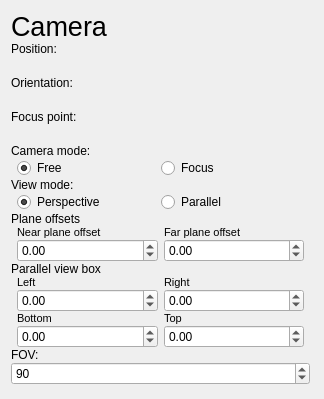
<?xml version="1.0" encoding="UTF-8"?>
<ui version="4.0">
 <class>CameraConfigView</class>
 <widget class="QWidget" name="CameraConfigView">
  <property name="geometry">
   <rect>
    <x>0</x>
    <y>0</y>
    <width>324</width>
    <height>397</height>
   </rect>
  </property>
  <property name="windowTitle">
   <string>Form</string>
  </property>
  <property name="styleSheet">
   <string notr="true"/>
  </property>
  <property name="class" stdset="0">
   <string>config_widget</string>
  </property>
  <layout class="QGridLayout" name="gridLayout">
   <property name="verticalSpacing">
    <number>0</number>
   </property>
   <item row="1" column="0">
    <widget class="QWidget" name="TransformsGrid" native="true">
     <property name="sizePolicy">
      <sizepolicy hsizetype="Expanding" vsizetype="Expanding">
       <horstretch>0</horstretch>
       <verstretch>0</verstretch>
      </sizepolicy>
     </property>
     <layout class="QVBoxLayout" name="verticalLayout_2" stretch="0,0,0,0,0,0,0,0,0,0,0,0,0,0,0,0">
      <property name="spacing">
       <number>0</number>
      </property>
      <property name="leftMargin">
       <number>0</number>
      </property>
      <property name="topMargin">
       <number>0</number>
      </property>
      <property name="rightMargin">
       <number>3</number>
      </property>
      <property name="bottomMargin">
       <number>3</number>
      </property>
      <item>
       <widget class="QLabel" name="PositionL">
        <property name="text">
         <string>Position:</string>
        </property>
       </widget>
      </item>
      <item>
       <widget class="TripletWidget" name="PositionTriplet" native="true">
        <property name="minimumSize">
         <size>
          <width>0</width>
          <height>20</height>
         </size>
        </property>
       </widget>
      </item>
      <item>
       <widget class="QLabel" name="OrientationL">
        <property name="text">
         <string>Orientation:</string>
        </property>
       </widget>
      </item>
      <item>
       <widget class="TripletWidget" name="OrientationTriplet" native="true">
        <property name="minimumSize">
         <size>
          <width>0</width>
          <height>20</height>
         </size>
        </property>
       </widget>
      </item>
      <item>
       <widget class="QLabel" name="FocusPointL">
        <property name="text">
         <string>Focus point:</string>
        </property>
       </widget>
      </item>
      <item>
       <widget class="TripletWidget" name="FocusPointTriplet" native="true">
        <property name="minimumSize">
         <size>
          <width>0</width>
          <height>20</height>
         </size>
        </property>
       </widget>
      </item>
      <item>
       <widget class="QLabel" name="CameraModeL">
        <property name="text">
         <string>Camera mode:</string>
        </property>
       </widget>
      </item>
      <item>
       <layout class="QHBoxLayout" name="CameraModeGrid">
        <property name="spacing">
         <number>0</number>
        </property>
        <property name="leftMargin">
         <number>6</number>
        </property>
        <property name="rightMargin">
         <number>6</number>
        </property>
        <item>
         <widget class="QRadioButton" name="CameraModeFree">
          <property name="text">
           <string>Free</string>
          </property>
          <property name="checked">
           <bool>true</bool>
          </property>
          <attribute name="buttonGroup">
           <string notr="true">CameraModeG</string>
          </attribute>
         </widget>
        </item>
        <item>
         <widget class="QRadioButton" name="CameraModeFocus">
          <property name="text">
           <string>Focus</string>
          </property>
          <attribute name="buttonGroup">
           <string notr="true">CameraModeG</string>
          </attribute>
         </widget>
        </item>
       </layout>
      </item>
      <item>
       <widget class="QLabel" name="ViewModeL">
        <property name="text">
         <string>View mode:</string>
        </property>
       </widget>
      </item>
      <item>
       <layout class="QHBoxLayout" name="ViewModeGrid">
        <property name="spacing">
         <number>0</number>
        </property>
        <property name="leftMargin">
         <number>6</number>
        </property>
        <property name="rightMargin">
         <number>6</number>
        </property>
        <item>
         <widget class="QRadioButton" name="ViewModePerspective">
          <property name="text">
           <string>Perspective</string>
          </property>
          <property name="checked">
           <bool>true</bool>
          </property>
          <attribute name="buttonGroup">
           <string notr="true">ViewModeG</string>
          </attribute>
         </widget>
        </item>
        <item>
         <widget class="QRadioButton" name="ViewModeParallel">
          <property name="text">
           <string>Parallel</string>
          </property>
          <attribute name="buttonGroup">
           <string notr="true">ViewModeG</string>
          </attribute>
         </widget>
        </item>
       </layout>
      </item>
      <item>
       <widget class="QLabel" name="PlaneOffsetsL">
        <property name="text">
         <string>Plane offsets</string>
        </property>
       </widget>
      </item>
      <item>
       <layout class="QGridLayout" name="zRangeGrid">
        <property name="leftMargin">
         <number>6</number>
        </property>
        <property name="rightMargin">
         <number>6</number>
        </property>
        <property name="horizontalSpacing">
         <number>6</number>
        </property>
        <property name="verticalSpacing">
         <number>0</number>
        </property>
        <item row="0" column="0">
         <widget class="QLabel" name="zRangeXL">
          <property name="font">
           <font>
            <pointsize>8</pointsize>
           </font>
          </property>
          <property name="text">
           <string>Near plane offset</string>
          </property>
         </widget>
        </item>
        <item row="0" column="1">
         <widget class="QLabel" name="zRangeYL">
          <property name="font">
           <font>
            <pointsize>8</pointsize>
           </font>
          </property>
          <property name="text">
           <string>Far plane offset</string>
          </property>
         </widget>
        </item>
        <item row="1" column="0">
         <widget class="QDoubleSpinBox" name="zRangeXV">
          <property name="minimum">
           <double>-100000.000000000000000</double>
          </property>
          <property name="maximum">
           <double>100000.000000000000000</double>
          </property>
         </widget>
        </item>
        <item row="1" column="1">
         <widget class="QDoubleSpinBox" name="zRangeYV">
          <property name="minimum">
           <double>-100000.000000000000000</double>
          </property>
          <property name="maximum">
           <double>100000.000000000000000</double>
          </property>
         </widget>
        </item>
       </layout>
      </item>
      <item>
       <widget class="QLabel" name="ParallelBoxL">
        <property name="text">
         <string>Parallel view box</string>
        </property>
       </widget>
      </item>
      <item>
       <layout class="QGridLayout" name="ParallelBoxGrid">
        <property name="leftMargin">
         <number>6</number>
        </property>
        <property name="rightMargin">
         <number>6</number>
        </property>
        <property name="horizontalSpacing">
         <number>6</number>
        </property>
        <property name="verticalSpacing">
         <number>0</number>
        </property>
        <item row="0" column="0">
         <widget class="QLabel" name="LeftL">
          <property name="font">
           <font>
            <pointsize>8</pointsize>
           </font>
          </property>
          <property name="text">
           <string>Left</string>
          </property>
         </widget>
        </item>
        <item row="0" column="1">
         <widget class="QLabel" name="RightL">
          <property name="font">
           <font>
            <pointsize>8</pointsize>
           </font>
          </property>
          <property name="text">
           <string>Right</string>
          </property>
         </widget>
        </item>
        <item row="1" column="0">
         <widget class="QDoubleSpinBox" name="LeftV">
          <property name="minimum">
           <double>-10000.000000000000000</double>
          </property>
          <property name="maximum">
           <double>10000.000000000000000</double>
          </property>
         </widget>
        </item>
        <item row="1" column="1">
         <widget class="QDoubleSpinBox" name="RightV">
          <property name="minimum">
           <double>-10000.000000000000000</double>
          </property>
          <property name="maximum">
           <double>10000.000000000000000</double>
          </property>
         </widget>
        </item>
        <item row="2" column="0">
         <widget class="QLabel" name="BottomL">
          <property name="font">
           <font>
            <pointsize>8</pointsize>
           </font>
          </property>
          <property name="text">
           <string>Bottom</string>
          </property>
         </widget>
        </item>
        <item row="2" column="1">
         <widget class="QLabel" name="TopL">
          <property name="font">
           <font>
            <pointsize>8</pointsize>
           </font>
          </property>
          <property name="text">
           <string>Top</string>
          </property>
         </widget>
        </item>
        <item row="3" column="0">
         <widget class="QDoubleSpinBox" name="BottomV">
          <property name="minimum">
           <double>-10000.000000000000000</double>
          </property>
          <property name="maximum">
           <double>10000.000000000000000</double>
          </property>
         </widget>
        </item>
        <item row="3" column="1">
         <widget class="QDoubleSpinBox" name="TopV">
          <property name="minimum">
           <double>-10000.000000000000000</double>
          </property>
          <property name="maximum">
           <double>10000.000000000000000</double>
          </property>
         </widget>
        </item>
       </layout>
      </item>
      <item>
       <widget class="QLabel" name="label">
        <property name="text">
         <string>FOV:</string>
        </property>
       </widget>
      </item>
      <item>
       <widget class="QSpinBox" name="FOV_V">
        <property name="font">
         <font>
          <kerning>true</kerning>
         </font>
        </property>
        <property name="styleSheet">
         <string notr="true"/>
        </property>
        <property name="minimum">
         <number>10</number>
        </property>
        <property name="maximum">
         <number>180</number>
        </property>
        <property name="value">
         <number>90</number>
        </property>
       </widget>
      </item>
     </layout>
    </widget>
   </item>
   <item row="0" column="0">
    <widget class="QLabel" name="CameraL">
     <property name="font">
      <font>
       <pointsize>20</pointsize>
      </font>
     </property>
     <property name="text">
      <string>Camera</string>
     </property>
    </widget>
   </item>
  </layout>
 </widget>
 <customwidgets>
  <customwidget>
   <class>TripletWidget</class>
   <extends>QWidget</extends>
   <header location="global">TripletWidget.h</header>
   <container>1</container>
  </customwidget>
 </customwidgets>
 <resources/>
 <connections/>
 <buttongroups>
  <buttongroup name="ViewModeG"/>
  <buttongroup name="CameraModeG"/>
 </buttongroups>
</ui>
